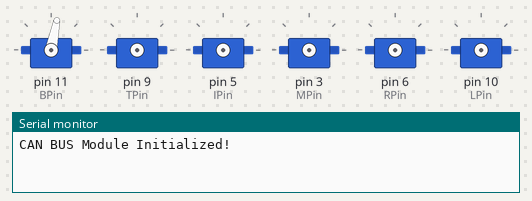
Recording of a sketch running on a simulated Arduino Uno, built with avr-gcc and run on an emulated ATmega328P. Parts: 6 × servo, the last lines printed to the serial monitor.

Above: at 0.1 s.
At 0.7 s:
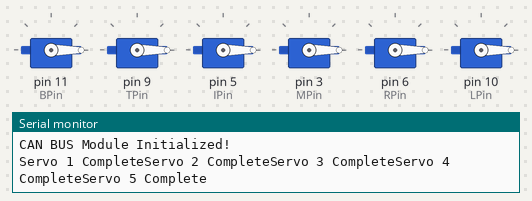
Timing chart, 0 to 2.2 s (numbered marks = the images above):
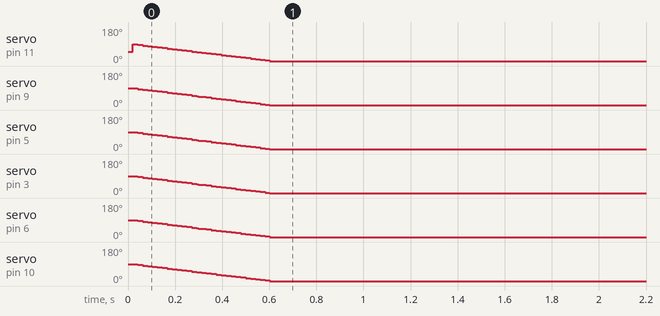

The sketch:

RightArm.ino
```cpp
#include <Servo.h>


//CAN BUS SET UP///////////////////////////////////////////////////////////////////////////

#include <mcp_can.h>
#include <SPI.h>
#include "mcp_can.h"
#include <mcp_can_dfs.h>
const int SPI_CS_PIN = 9;
MCP_CAN CAN(SPI_CS_PIN);
unsigned char len = 0;
unsigned char buf[8];
long unsigned int MsgId;
long unsigned int ArduinoID = 0x1881ABBA;
//////////////////////////////////////////////////////////////////////////////////////////
//
//void copyArray(char* src, char* dst, int len) {
//    memcpy(dst, src, sizeof(src[0])*len);
//}

/////////////////////////////////////////////////////////////////////////////////////////
////////////////////////////////DEFINE START POSITIONS//////////////////////////////////
//////////////////////////// {Bicep,Thumb,Index,Middle,Ring,Little}//////////////////////
unsigned char StartPos[6] = {50,90,90,90,90,90};
unsigned char Min[6] = {14,0,0,0,0,0};
unsigned char Max[6] = {50,171,171,171,171,171};
unsigned char CurrentPos[6] = {65,90,90,90,90,90};

unsigned char NewPos[6];

//unsigned char Rate[5] = {1,1,1,1,1};
unsigned int Complete[6] = {1,1,1,1,1,1};

Servo Bicep;         // Define servo fingers
Servo Thumb;         // Define servo fingers
Servo Index;         // Define servo fingers
Servo Middle;         // Define servo fingers
Servo Ring;         // Define servo fingers
Servo Little;


#define LPin 10
#define RPin 6
#define MPin 3
#define IPin 5
#define TPin 9
#define BPin 11

int finger;

// Motion routines for handopen and handclose
//void openhand(){for(finger = 1; finger < 6; finger++){openFinger(finger);}}
//void closehand(){for(finger = 1; finger < 6 ; finger++){closeFinger(finger);}}

// You have to rewrite properly the functions to open and close the fingers
// according of your assembly
// In my case, middle and index fingers are opened when servo is at 170 degrees and the others when servo is at 0 degrees
// I have used Towardpro MG996R servos

//void openFinger(int finger){
//  if(finger==LITTLE){servoLittleFinger.write(0);} // Little finger
//  else if(finger==RING){servoRingFinger.write(0);}// Ring finger
//  else if(finger==MIDDLE){servoMiddleFinger.write(0);}// Middle finger
//  else if(finger==INDEX){servoIndexFinger.write(0);}// Index finger
//  else if(finger==THUMB){servoThumbFinger.write(0);}//Thumb finger
//
//
//}
//
//void closeFinger(int finger){
//  if(finger==LITTLE){servoLittleFinger.write(170);} // Little finger
//  else if(finger==RING){servoRingFinger.write(170);}// Ring finger
//  else if(finger==MIDDLE){servoMiddleFinger.write(170);}// Middle finger
//  else if(finger==INDEX){servoIndexFinger.write(170);}// Index finger
//  else if(finger==THUMB){servoThumbFinger.write(170);}//Thumb finger
//
//}

void setup(){

  Serial.begin(115200); //BAUDRATE set to 115200, remember it to set monitor serial properly (used this BaudRate and "NL&CR" option to visualize the values correctly)
//  copyArray(StartPos, CurrentPos, 5);
//  copyArray(StartPos, NewPos, 5);

 // servoLittleFinger.attach(LITTLEPIN);  // Set Little finger servo to digital pin 3
 // servoRingFinger.attach(RINGPIN);  // Set Ring finger servo to digital pin 5
 // servoMiddleFinger.attach(MIDDLEPIN);  // Set Middle finger servo to digital pin 6
 // servoIndexFinger.attach(INDEXPIN);  // Set Index finger servo to digital pin 9
 // servoThumbFinger.attach(THUMBPIN);  // Set Thumb finger servo to digital pin 10

  while (CAN_OK != CAN.begin(CAN_250KBPS))              // init can bus : baudrate = 500k
    {
        Serial.println("CAN BUS Module Failed to Initialized");
        Serial.println("Retrying....");
        delay(200);
    }
    Serial.println("CAN BUS Module Initialized!");
//unsigned char StartPos[6] = {65,90,90,90,90,90};
for (int i = 0;i <6; i++)
{
 Actuate(i,StartPos[i]);
}


}//end setup

void loop() {// Nothing to do here, all is done in the interrupt function

     //CheckAnalogue();
     ReadCanMsg();
     UpdateServos();
     Feedback();

}//End of Loop


//void CheckAnalogue (){
//    int value = analogRead(EMGPIN); //Sampling analog signal
//     if(value>THRESHOLD) //If the value of the sample is greater than THRESHOLD means that the hand has been closed
//
//    {
//      closehand();
//    }
//
//  else //Otherwise the hand is open
//   {
//    openhand();
//    }
//  Serial.println(value); //You can use serial monitor to set THRESHOLD properly, comparing the values shown when you open and close your hand
//
//}


void ReadCanMsg(){
 if(CAN_MSGAVAIL == CAN.checkReceive())            // check if data coming
    {
      Serial.println("CAN MSG RECIEVED");
      CAN.readMsgBuf(&len, buf);
      MsgId= CAN.getCanId();
   if(MsgId == ArduinoID) // Include this check later when there are multiple arduinos
     {


            //If kill message recived then Stop
             if(buf[0] == 's')
             {
              STOP();
             }
            //Otherwise Update all servo positions
             else{
              for(int i = 0; i<6; i++)    // print the data
                  {
                  setPos(i,buf[i]);
                  }
             }//End of Else


//               if(buf[0] == 'r')
//                {
//                  for(int i = 1; i<6; i++)    // print the data
//                    {
//                    setRate(i-1,buf[i]);
//                    }
//                }//End of Rate update Loop

//              if(buf[0] == 'p')
//              {

 //            }//End of position update Loop


      }

    }//End of Can_MSGAVAIL
}//End of ReadCanMsg


//updated Rate Matrix
//void setRate(int servo,char r)
//  {
//   Rate[servo] = r;
//  }


//Updates Position Matrix
void setPos(int servo,char p)
  {
   NewPos[servo] = p;
  }


void STOP()
{

Bicep.detach();
Thumb.detach();
Index.detach();
Middle.detach();
Ring.detach();
Little.detach();

  Serial.println("ALL Servos Detached"); // DEBUGGING
}


void UpdateServos(){

       for(int i = 0; i<6; i++)
          {
                    if(NewPos[i]>Min[i]-1 && NewPos[i]<Max[i]+1)
                    {
                      if(CurrentPos[i]>NewPos[i]){
                        Complete[i] = 0;
                        CurrentPos[i]= CurrentPos[i]-1;
                        Actuate(i,CurrentPos[i]);
                      }
                      if(CurrentPos[i]<NewPos[i])
                      {
                        Complete[i] = 0;
                        CurrentPos[i] = CurrentPos[i]+1;
                        Actuate(i,CurrentPos[i]);
                      }
                    }
           }//end of for loop
}//End of Update Servo


void Actuate(int i, char p)
{

 if(i ==5)
 { Little.attach(LPin);
   Little.write(p);
   delay(1);
 }
 if(i ==4)
 { Ring.attach(RPin);
   Ring.write(p);
   delay(1);
 }
 else if (i == 3)
 {
  Middle.attach(MPin);
  Middle.write(p);
  delay(1);
 }
 else if (i == 2)
 {
  Index.attach(IPin);
  Index.write(p);
  delay(1);
 }
 else if (i == 1)
 {
  Thumb.attach(TPin);
  Thumb.write(p);
  delay(1);
 }
 else
 {
  Bicep.attach(BPin);
  Bicep.write(p);
  delay(1);
 }
}//End of Actuate Function


void Feedback(){
 for(int i = 0; i<6; i++)
          {
            if(CurrentPos[i]==NewPos[i] && Complete[i] == 0)
            {
             Serial.print("Servo ");
             Serial.print(i);
             Serial.print(" Complete");
             Complete[i] = 1;
            }
          }
}//End Of FeedBack
```

Measured:
- by itself, servo on pin 9 (TPin), servo on pin 5 (IPin), servo on pin 3 (MPin), servo on pin 6 (RPin), servo on pin 10 (LPin): moves from 88° to 0° over 0.56 s
